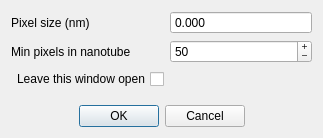
<?xml version="1.0" encoding="UTF-8"?>
<ui version="4.0">
 <class>CurrentMaskAnalysisConfig</class>
 <widget class="QDialog" name="CurrentMaskAnalysisConfig">
  <property name="geometry">
   <rect>
    <x>0</x>
    <y>0</y>
    <width>323</width>
    <height>138</height>
   </rect>
  </property>
  <property name="windowTitle">
   <string>Manual analysis config</string>
  </property>
  <property name="modal">
   <bool>false</bool>
  </property>
  <layout class="QVBoxLayout" name="verticalLayout">
   <item>
    <layout class="QFormLayout" name="formLayout">
     <item row="0" column="0">
      <widget class="QLabel" name="pixelSizeLabel">
       <property name="text">
        <string>Pixel size (nm)</string>
       </property>
      </widget>
     </item>
     <item row="0" column="1">
      <widget class="QDoubleSpinBox" name="pixelSizeInput">
       <property name="buttonSymbols">
        <enum>QAbstractSpinBox::NoButtons</enum>
       </property>
       <property name="decimals">
        <number>3</number>
       </property>
      </widget>
     </item>
     <item row="1" column="0">
      <widget class="QLabel" name="minPixelsLabel">
       <property name="text">
        <string>Min pixels in nanotube</string>
       </property>
      </widget>
     </item>
     <item row="1" column="1">
      <widget class="QSpinBox" name="minPixelsInput">
       <property name="buttonSymbols">
        <enum>QAbstractSpinBox::PlusMinus</enum>
       </property>
       <property name="minimum">
        <number>1</number>
       </property>
       <property name="maximum">
        <number>10000</number>
       </property>
       <property name="value">
        <number>50</number>
       </property>
      </widget>
     </item>
     <item row="2" column="0">
      <widget class="QCheckBox" name="leaveWindowOpenCheckbox">
       <property name="layoutDirection">
        <enum>Qt::RightToLeft</enum>
       </property>
       <property name="text">
        <string>Leave this window open</string>
       </property>
       <property name="iconSize">
        <size>
         <width>16</width>
         <height>16</height>
        </size>
       </property>
      </widget>
     </item>
     <item row="2" column="1">
      <spacer name="horizontalSpacer">
       <property name="orientation">
        <enum>Qt::Horizontal</enum>
       </property>
       <property name="sizeHint" stdset="0">
        <size>
         <width>40</width>
         <height>20</height>
        </size>
       </property>
      </spacer>
     </item>
    </layout>
   </item>
   <item>
    <widget class="QDialogButtonBox" name="buttonBox">
     <property name="orientation">
      <enum>Qt::Horizontal</enum>
     </property>
     <property name="standardButtons">
      <set>QDialogButtonBox::Cancel|QDialogButtonBox::Ok</set>
     </property>
     <property name="centerButtons">
      <bool>true</bool>
     </property>
    </widget>
   </item>
  </layout>
 </widget>
 <resources/>
 <connections>
  <connection>
   <sender>buttonBox</sender>
   <signal>accepted()</signal>
   <receiver>CurrentMaskAnalysisConfig</receiver>
   <slot>accept()</slot>
   <hints>
    <hint type="sourcelabel">
     <x>248</x>
     <y>254</y>
    </hint>
    <hint type="destinationlabel">
     <x>157</x>
     <y>274</y>
    </hint>
   </hints>
  </connection>
  <connection>
   <sender>buttonBox</sender>
   <signal>rejected()</signal>
   <receiver>CurrentMaskAnalysisConfig</receiver>
   <slot>reject()</slot>
   <hints>
    <hint type="sourcelabel">
     <x>316</x>
     <y>260</y>
    </hint>
    <hint type="destinationlabel">
     <x>286</x>
     <y>274</y>
    </hint>
   </hints>
  </connection>
 </connections>
</ui>
